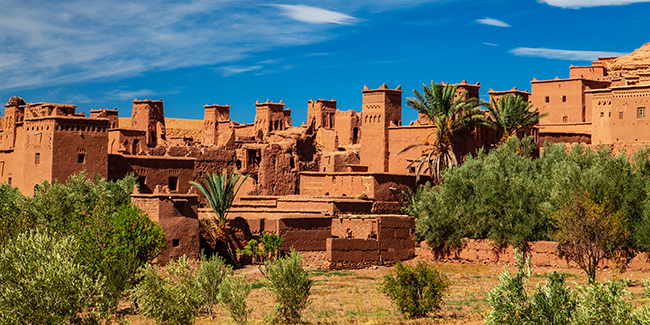
#> input picture TP2_Support/codesTP2/ressources/image1.jpg, 650 x 325 px
$ python Quantification.py
#> lines starting #> are read from the running program, lines starting #| are printed output that depends on the picture
import cv2
import numpy as numpy
img = cv2.imread("ressources/image1.jpg")
#> img is the input picture: shape (325, 650, 3); mean B, G, R 89.5, 106.8, 106.3

height, width, _ = img.shape
#> height = 325; width = 650

for y in range(height):
    for x in range(width):
        blue, green, red = img[y, x]

        # Niveau de gris
        gray = 0.114 * blue + 0.587 * green + 0.299 * red

        # Quantification : 0 à 5
        if gray <= 42:
            level = 0
        elif gray <= 84:
            level = 1
        elif gray <= 126:
            level = 2
        elif gray <= 168:
            level = 3
        elif gray <= 210:
            level = 4
        else:
            level = 5

        # Conversion du niveau 0-5 vers 0-255
        value = level * 51

        img[y, x] = (value, value, value)
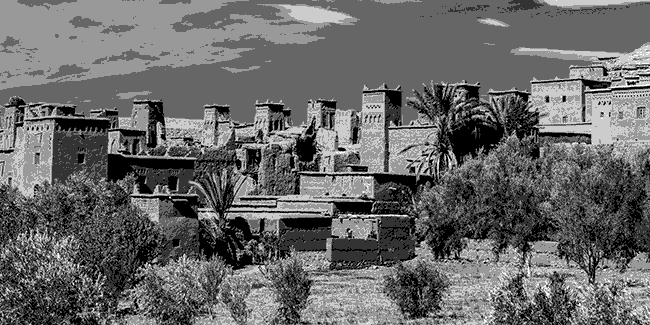
#> img: shape (325, 650, 3); min 0, max 255, mean 103.7

cv2.imshow("Image en niveaux de gris", img)
cv2.waitKey(0)
cv2.destroyAllWindows()

img=cv2.resize(img,(0,0),fx=1,fy=1.5)
#> img: shape (488, 650, 3)
print("valeur pixel =",img[100,100])
#| valeur pixel = [153 153 153]
img[40:80,40:80]=(0,0,0)
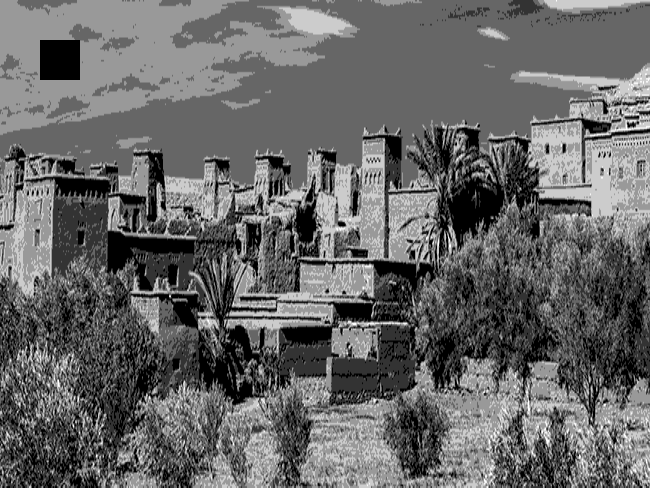
#> img: shape (488, 650, 3); min 0, max 255, mean 103
cv2.imshow("affichage",img)
bleu = img.copy()
bleu[:,:,1]=0
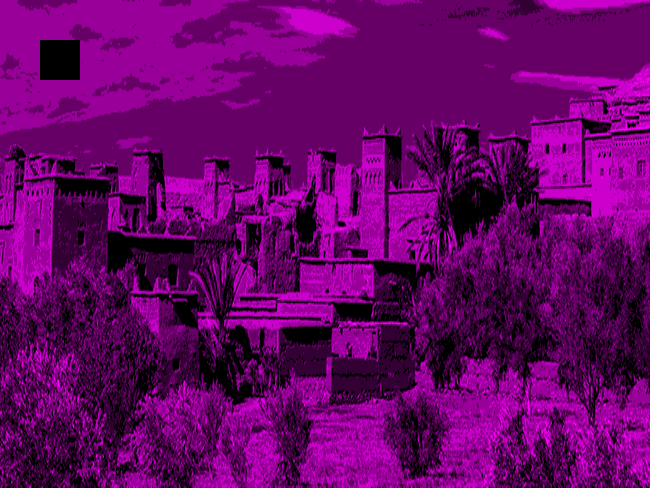
#> bleu: shape (488, 650, 3); mean B, G, R 103, 0, 103
bleu[:,:,2]=0
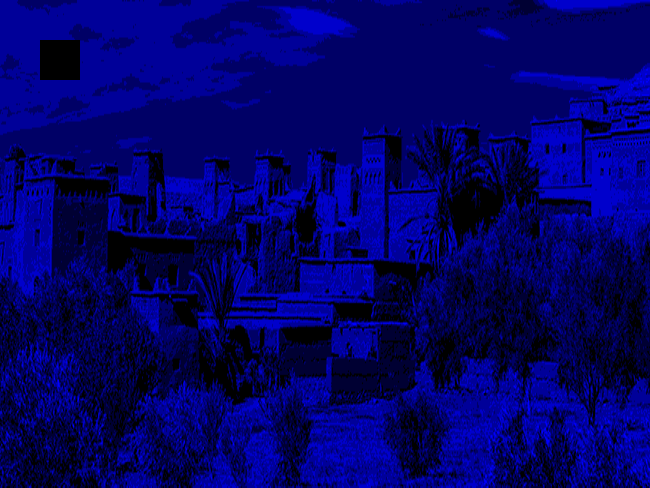
#> bleu: shape (488, 650, 3); mean B, G, R 103, 0, 0
cv2.imshow("bleu",bleu)
rouge = img.copy()
rouge[:,:,0]=0
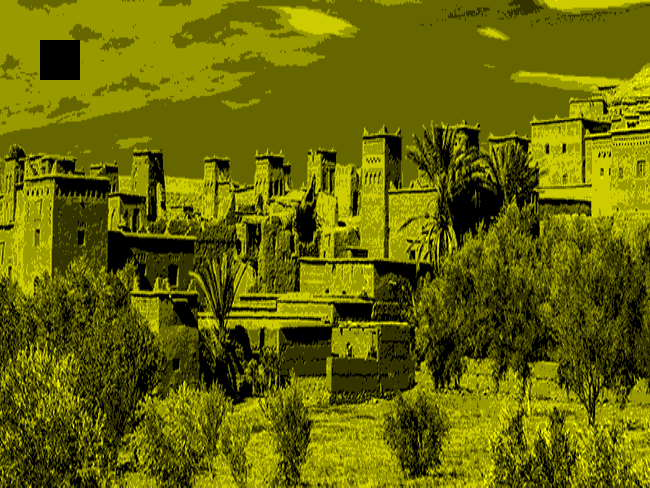
#> rouge: shape (488, 650, 3); mean B, G, R 0, 103, 103
rouge[:,:,1]=0
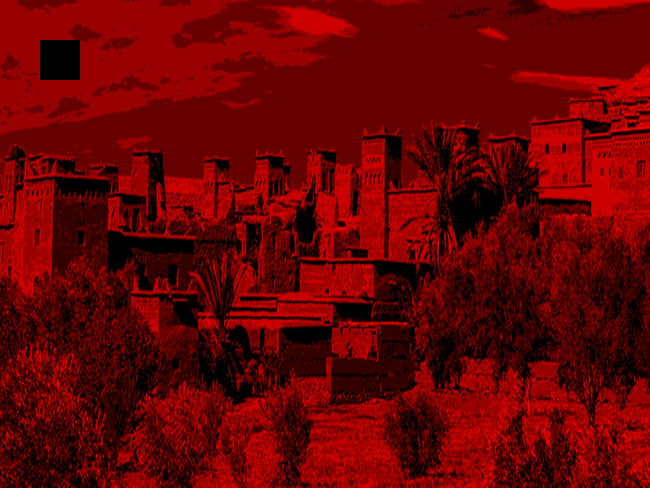
#> rouge: shape (488, 650, 3); mean B, G, R 0, 0, 103
cv2.imshow("rouge",rouge)

vert = img.copy()
vert[:,:,0]=0
vert[:,:,2]=0
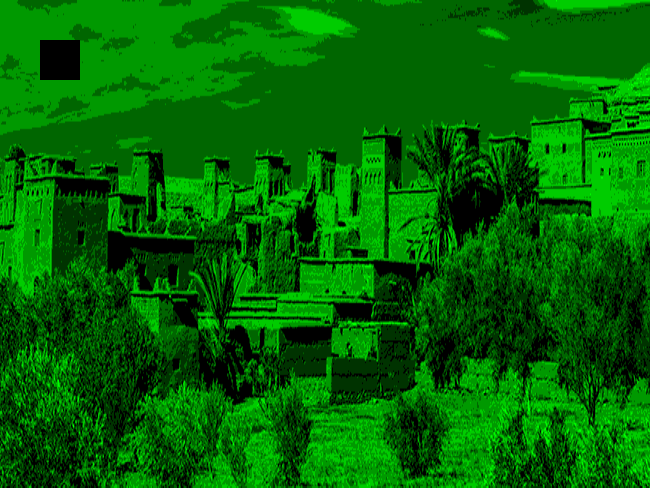
#> vert: shape (488, 650, 3); mean B, G, R 0, 103, 0
cv2.imshow("vert",vert)
cv2.waitKey(0)
cv2.destroyAllWindows()

hsv =cv2.cvtColor(img, cv2.COLOR_BGR2HSV)
h,s,v=cv2.split(hsv)
#> h: shape (488, 650); every value is 0
cv2.imshow("Hue",h)
cv2.imshow("Saturation",s)
cv2.imshow("Luminosité",v)
cv2.waitKey(0)
cv2.destroyAllWindows()
